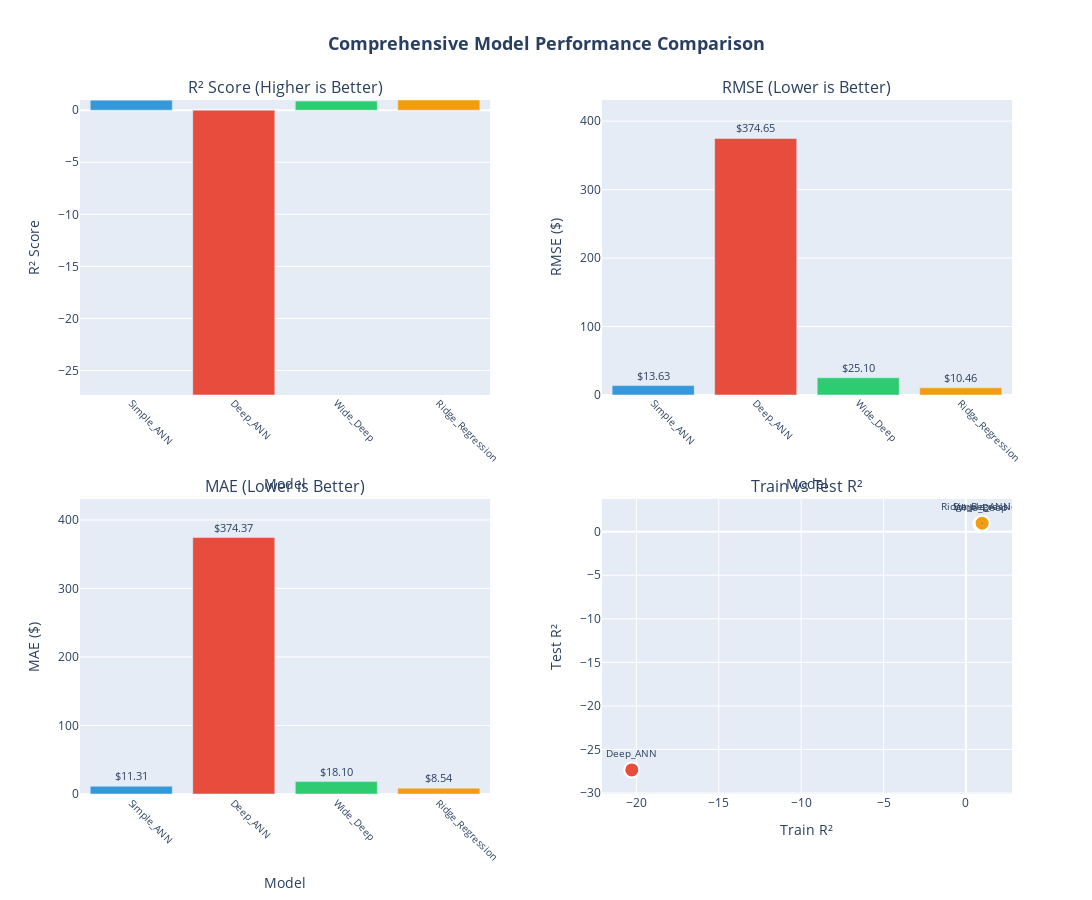

Notebook source saved alongside this figure:
### Markdown cell above
## 3. Interactive Performance Comparison

Create comprehensive comparison visualizations

### Code cell
# Create interactive Plotly comparison with adjusted sizing
fig = make_subplots(
    rows=2, cols=2,
    subplot_titles=('R² Score (Higher is Better)', 'RMSE (Lower is Better)', 
                    'MAE (Lower is Better)', 'Train vs Test R²'),
    specs=[[{'type': 'bar'}, {'type': 'bar'}],
           [{'type': 'bar'}, {'type': 'scatter'}]],
    vertical_spacing=0.15,
    horizontal_spacing=0.12
)

# Color mapping for models
colors = {
    'Simple_ANN': '#3498db',
    'Deep_ANN': '#e74c3c',
    'Wide_Deep': '#2ecc71',
    'Ridge_Regression': '#f39c12'
}

model_colors = [colors.get(model, '#95a5a6') for model in results_df['Model']]

# R² Score comparison - add minimal padding for text visibility
min_r2 = results_df['Test_R2'].min()
max_r2 = results_df['Test_R2'].max()
r2_range = [min_r2 - 0.002, max_r2 + 0.002]  # Minimal padding since values are close to 1.0

fig.add_trace(
    go.Bar(x=results_df['Model'], y=results_df['Test_R2'],
           marker_color=model_colors,
           text=[f"{val:.4f}" for val in results_df['Test_R2']],
           textposition='outside',
           textfont=dict(size=10),
           name='Test R²',
           showlegend=False),
    row=1, col=1
)

# RMSE comparison - add range padding for text
max_rmse = results_df['Test_RMSE'].max()
rmse_range = [0, max_rmse * 1.15]

fig.add_trace(
    go.Bar(x=results_df['Model'], y=results_df['Test_RMSE'],
           marker_color=model_colors,
           text=[f"${val:.2f}" for val in results_df['Test_RMSE']],
           textposition='outside',
           textfont=dict(size=11),
           name='Test RMSE',
           showlegend=False),
    row=1, col=2
)

# MAE comparison - add range padding for text
max_mae = results_df['Test_MAE'].max()
mae_range = [0, max_mae * 1.15]

fig.add_trace(
    go.Bar(x=results_df['Model'], y=results_df['Test_MAE'],
           marker_color=model_colors,
           text=[f"${val:.2f}" for val in results_df['Test_MAE']],
           textposition='outside',
           textfont=dict(size=11),
           name='Test MAE',
           showlegend=False),
    row=2, col=1
)

# Train vs Test R² scatter
fig.add_trace(
    go.Scatter(x=results_df['Train_R2'], y=results_df['Test_R2'],
               mode='markers+text',
               marker=dict(size=15, color=model_colors, line=dict(width=2, color='white')),
               text=results_df['Model'],
               textposition='top center',
               textfont=dict(size=10),
               name='Models',
               showlegend=False),
    row=2, col=2
)

# Add perfect generalization line
fig.add_trace(
    go.Scatter(x=[0.96, 1.0], y=[0.96, 1.0],
               mode='lines',
               line=dict(dash='dash', color='gray', width=2),
               name='Perfect Generalization',
               showlegend=False),
    row=2, col=2
)

# Update axes with better formatting
fig.update_xaxes(title_text="Model", tickangle=45, tickfont=dict(size=10), row=1, col=1)
fig.update_xaxes(title_text="Model", tickangle=45, tickfont=dict(size=10), row=1, col=2)
fig.update_xaxes(title_text="Model", tickangle=45, tickfont=dict(size=10), row=2, col=1)
fig.update_xaxes(title_text="Train R²", row=2, col=2)

fig.update_yaxes(title_text="R² Score", range=r2_range, row=1, col=1)
fig.update_yaxes(title_text="RMSE ($)", range=rmse_range, row=1, col=2)
fig.update_yaxes(title_text="MAE ($)", range=mae_range, row=2, col=1)
fig.update_yaxes(title_text="Test R²", row=2, col=2)

# Update layout with larger size and better margins
fig.update_layout(
    height=900,
    width=1400,
    title_text="<b>Comprehensive Model Performance Comparison</b>",
    title_x=0.5,
    title_font=dict(size=18),
    showlegend=False,
    margin=dict(t=100, b=80, l=80, r=80)
)

fig.show()

### Figure 1 — Plotly figure (JSON) as saved in the notebook; plotly's stock layout.template omitted (floating-point values rounded to 4 significant figures)
{"data": [{"marker": {"color": ["#3498db", "#e74c3c", "#2ecc71", "#f39c12"]}, "name": "Test R²", "showlegend": false, "text": ["0.9625", "-27.3467", "0.8728", "0.9779"], "textfont": {"size": 10}, "textposition": "outside", "type": "bar", "x": ["Simple_ANN", "Deep_ANN", "Wide_Deep", "Ridge_Regression"], "xaxis": "x", "y": [0.9625, -27.35, 0.8728, 0.9779], "yaxis": "y"}, {"marker": {"color": ["#3498db", "#e74c3c", "#2ecc71", "#f39c12"]}, "name": "Test RMSE", "showlegend": false, "text": ["$13.63", "$374.65", "$25.10", "$10.46"], "textfont": {"size": 11}, "textposition": "outside", "type": "bar", "x": ["Simple_ANN", "Deep_ANN", "Wide_Deep", "Ridge_Regression"], "xaxis": "x2", "y": [13.63, 374.7, 25.1, 10.46], "yaxis": "y2"}, {"marker": {"color": ["#3498db", "#e74c3c", "#2ecc71", "#f39c12"]}, "name": "Test MAE", "showlegend": false, "text": ["$11.31", "$374.37", "$18.10", "$8.54"], "textfont": {"size": 11}, "textposition": "outside", "type": "bar", "x": ["Simple_ANN", "Deep_ANN", "Wide_Deep", "Ridge_Regression"], "xaxis": "x3", "y": [11.31, 374.4, 18.1, 8.538], "yaxis": "y3"}, {"marker": {"color": ["#3498db", "#e74c3c", "#2ecc71", "#f39c12"], "line": {"color": "white", "width": 2}, "size": 15}, "mode": "markers+text", "name": "Models", "showlegend": false, "text": ["Simple_ANN", "Deep_ANN", "Wide_Deep", "Ridge_Regression"], "textfont": {"size": 10}, "textposition": "top center", "type": "scatter", "x": [0.9806, -20.28, 0.9114, 0.9854], "xaxis": "x4", "y": [0.9625, -27.35, 0.8728, 0.9779], "yaxis": "y4"}, {"line": {"color": "gray", "dash": "dash", "width": 2}, "mode": "lines", "name": "Perfect Generalization", "showlegend": false, "type": "scatter", "x": [0.96, 1], "xaxis": "x4", "y": [0.96, 1], "yaxis": "y4"}], "layout": {"annotations": [{"font": {"size": 16}, "showarrow": false, "text": "R² Score (Higher is Better)", "x": 0.22, "xanchor": "center", "xref": "paper", "y": 1, "yanchor": "bottom", "yref": "paper"}, {"font": {"size": 16}, "showarrow": false, "text": "RMSE (Lower is Better)", "x": 0.78, "xanchor": "center", "xref": "paper", "y": 1, "yanchor": "bottom", "yref": "paper"}, {"font": {"size": 16}, "showarrow": false, "text": "MAE (Lower is Better)", "x": 0.22, "xanchor": "center", "xref": "paper", "y": 0.425, "yanchor": "bottom", "yref": "paper"}, {"font": {"size": 16}, "showarrow": false, "text": "Train vs Test R²", "x": 0.78, "xanchor": "center", "xref": "paper", "y": 0.425, "yanchor": "bottom", "yref": "paper"}], "height": 900, "margin": {"b": 80, "l": 80, "r": 80, "t": 100}, "showlegend": false, "title": {"font": {"size": 18}, "text": "<b>Comprehensive Model Performance Comparison</b>", "x": 0.5}, "width": 1400, "xaxis": {"anchor": "y", "domain": [0, 0.44], "tickangle": 45, "tickfont": {"size": 10}, "title": {"text": "Model"}}, "xaxis2": {"anchor": "y2", "domain": [0.56, 1], "tickangle": 45, "tickfont": {"size": 10}, "title": {"text": "Model"}}, "xaxis3": {"anchor": "y3", "domain": [0, 0.44], "tickangle": 45, "tickfont": {"size": 10}, "title": {"text": "Model"}}, "xaxis4": {"anchor": "y4", "domain": [0.56, 1], "title": {"text": "Train R²"}}, "yaxis": {"anchor": "x", "domain": [0.575, 1], "range": [-27.35, 0.9799], "title": {"text": "R² Score"}}, "yaxis2": {"anchor": "x2", "domain": [0.575, 1], "range": [0, 430.9], "title": {"text": "RMSE ($)"}}, "yaxis3": {"anchor": "x3", "domain": [0, 0.425], "range": [0, 430.5], "title": {"text": "MAE ($)"}}, "yaxis4": {"anchor": "x4", "domain": [0, 0.425], "title": {"text": "Test R²"}}}}
